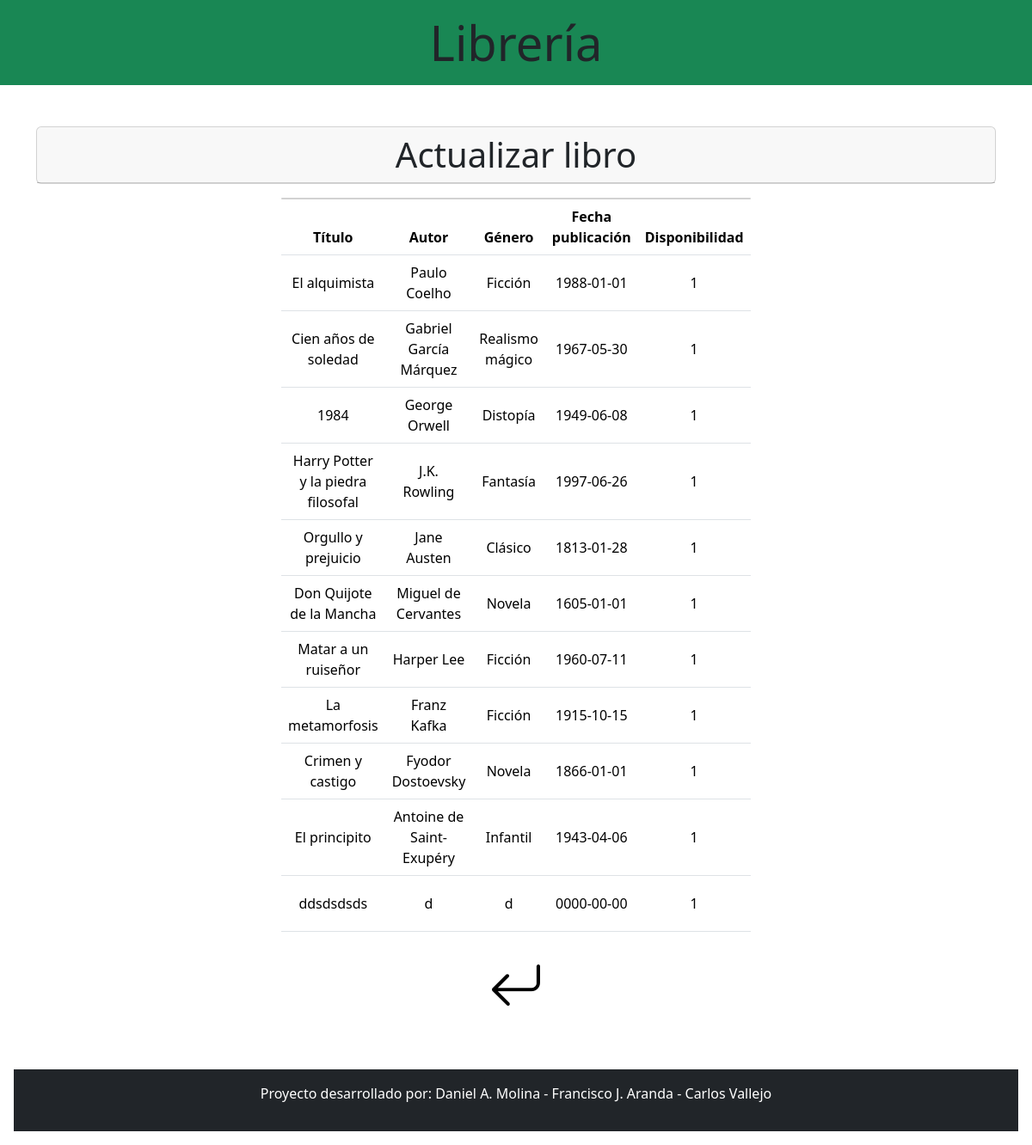
The app's page /crudLibro/actualiza.php with its own data.
### tables this page shows
CREATE TABLE IF NOT EXISTS `libros` (
  `id_libro` int NOT NULL AUTO_INCREMENT,
  `titulo` varchar(100) NOT NULL,
  `autor` varchar(100) NOT NULL,
  `genero` varchar(100) NOT NULL,
  `fecha_publicacion` date NOT NULL,
  `disponibilidad` tinyint(1) NOT NULL,
  `prestamo` int DEFAULT NULL,
  PRIMARY KEY (`id_libro`)
);

### crudLibro/actualiza.php (the view, shortened to what this page needs)
<?php
include "conexion.php";
include "header.php";
?>
<body>
    <div class="container my-5">
        <div class="row">
            <div class="col text-center">
                <div class="card">
                    <div class="card-header display-6">
                        Actualizar libro
                    </div>
                </div>
                <div class="row mt-3 justify-content-md-center">
                    <div class="col-md-6">
                        <div class="card">
                            <?php
                            mysqli_select_db($conexion, "libreria");
                            $consulta = "SELECT * FROM libros";
                            $registros = mysqli_query($conexion, $consulta);
                            ?>
                        </div>
                        <div class="table-responsive">
                            <table class="table table-hover">
                                <thead>
                                    <tr>
                                        <th scope="col">Título</th>
                                        <th scope="col">Autor</th>
                                        <th scope="col">Género</th>
                                        <th scope="col">Fecha publicación</th>
                                        <th scope="col">Disponibilidad</th>
                                    </tr>
                                </thead>
                                <tbody>
                                    <?php
                                    while ($registro = mysqli_fetch_row($registros)) {
                                    ?>
                                        <tr class="align-middle">
                                            <td><?php echo $registro[1]; ?></td>
                                            <td><?php echo $registro[2]; ?></td>
                                            <td><?php echo $registro[3]; ?></td>
                                            <td><?php echo $registro[4]; ?></td>
                                            <td><?php echo $registro[5]; ?></td>
                                        </tr>
                                    <?php
                                    }
                                    ?>
                                </tbody>
                            </table>
                        </div>
                    </div>
                    <a href="panel_admin.php"><i class="bi-arrow-return-left px-3" style="font-size:4rem; color:black;"></i></a>
                </div>
            </div>
        </div>
    </div>
</body>
<?php include("../footer_libros.php"); ?>

### crudLibro/header.php (style rules this page uses)
a { text-decoration:none; color:white; }

### records on screen
libros: titulo "El alquimista", autor "Paulo Coelho", genero "Ficción", fecha_publicacion "1988-01-01", disponibilidad "1"
libros: titulo "Cien años de soledad", autor "Gabriel García Márquez", genero "Realismo mágico", fecha_publicacion "1967-05-30", disponibilidad "1"
libros: titulo "1984", autor "George Orwell", genero "Distopía", fecha_publicacion "1949-06-08", disponibilidad "1"
libros: titulo "Harry Potter y la piedra filosofal", autor "J.K. Rowling", genero "Fantasía", fecha_publicacion "1997-06-26", disponibilidad "1"
libros: titulo "Orgullo y prejuicio", autor "Jane Austen", genero "Clásico", fecha_publicacion "1813-01-28", disponibilidad "1"
libros: titulo "Don Quijote de la Mancha", autor "Miguel de Cervantes", genero "Novela", fecha_publicacion "1605-01-01", disponibilidad "1"
libros: titulo "Matar a un ruiseñor", autor "Harper Lee", genero "Ficción", fecha_publicacion "1960-07-11", disponibilidad "1"
libros: titulo "La metamorfosis", autor "Franz Kafka", genero "Ficción", fecha_publicacion "1915-10-15", disponibilidad "1"
libros: titulo "Crimen y castigo", autor "Fyodor Dostoevsky", genero "Novela", fecha_publicacion "1866-01-01", disponibilidad "1"
libros: titulo "El principito", autor "Antoine de Saint-Exupéry", genero "Infantil", fecha_publicacion "1943-04-06", disponibilidad "1"
libros: titulo "ddsdsdsds", autor "d", genero "d", fecha_publicacion "0000-00-00", disponibilidad "1"
